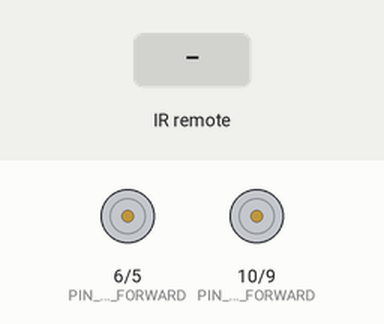
A sketch run on a simulated Arduino Uno, built with avr-gcc and run on an emulated ATmega328P. Parts: motor-driver pin pairs drawn as motors (green arrow = first pin HIGH = forward, orange = second pin HIGH = backward, longer = more drive). The inputs (shaded band) are chosen by the test bench.

Above: at 1.2 s.
1.3 s: infrared code 0x18 received
At 1.6 s:
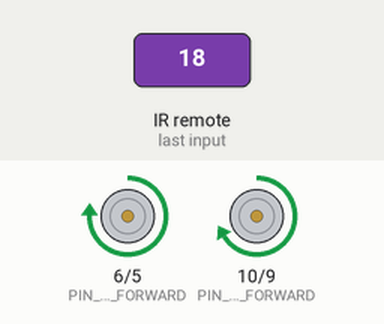
2.8 s: infrared code 0x52 received
At 4.0 s:
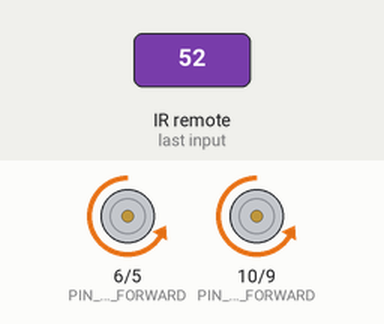
4.3 s: infrared code 0x5A received
At 5.1 s:
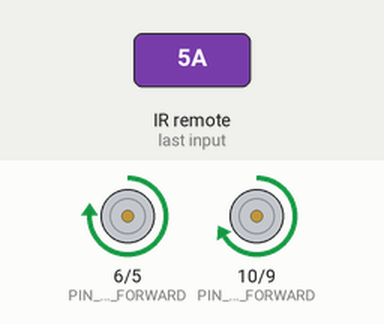
5.8 s: infrared code 0x08 received
At 6.3 s:
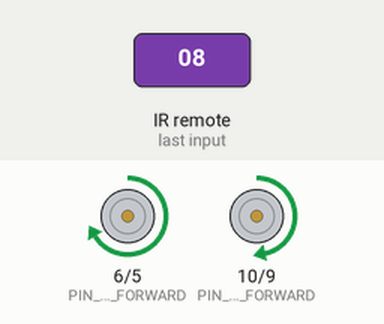
7.3 s: infrared code 0x45 received
At 8.5 s:
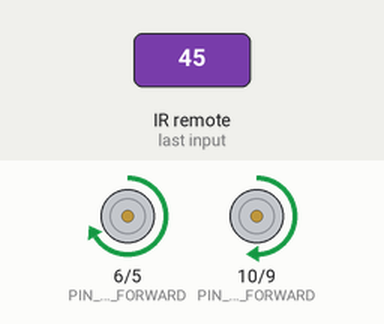
8.8 s: infrared code 0x1C received
At 9.7 s:
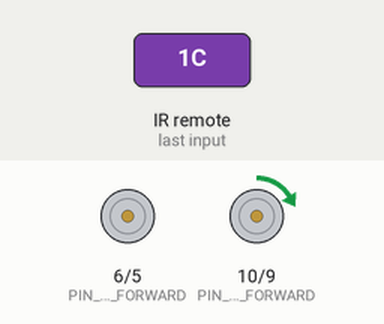
Timing chart, 0 to 11.3 s (numbered marks = the images above; inputs shaded):
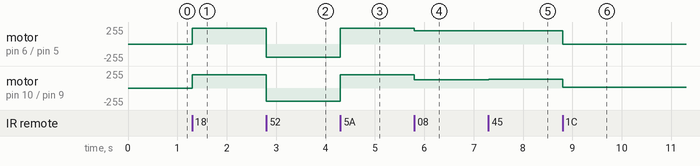

The sketch:

RcCar.ino
```cpp
#include <IRremote.h> //IR 리모컨 라이브러리.
#define PIN_IR_RECEIVE 2
#define PIN_MOTOR_LEFT_FORWARD 10
#define PIN_MOTOR_LEFT_BACKWARD 9
#define PIN_MOTOR_RIGHT_FORWARD 6
#define PIN_MOTOR_RIGHT_BACKWARD 5
int motorSpeedLeft = 0; // -255~255
int motorSpeedRight = 0; // -255~255
int calibrationLeft = 0;
int calibrationRight = 0;
void setup() {
  IrReceiver.begin(PIN_IR_RECEIVE, ENABLE_LED_FEEDBACK);
  pinMode(PIN_MOTOR_LEFT_FORWARD, OUTPUT);
  pinMode(PIN_MOTOR_LEFT_BACKWARD, OUTPUT);
  pinMode(PIN_MOTOR_RIGHT_FORWARD, OUTPUT);
  pinMode(PIN_MOTOR_RIGHT_BACKWARD, OUTPUT);
  analogWrite(PIN_MOTOR_LEFT_FORWARD, 0);
  analogWrite(PIN_MOTOR_LEFT_BACKWARD, 0);
  analogWrite(PIN_MOTOR_RIGHT_FORWARD, 0);
  analogWrite(PIN_MOTOR_RIGHT_BACKWARD, 0);
}
void loop() {
  if (IrReceiver.decode() == true) { // 리모컨으로부터 받은 신호가 있으면
    if (IrReceiver.decodedIRData.protocol == NEC) {
      if (IrReceiver.decodedIRData.command == 0x18) { // up
        motorSpeedLeft = 200;
        motorSpeedRight = 235;
      }
      else if (IrReceiver.decodedIRData.command == 0x52) { // down
        motorSpeedLeft = -200;
        motorSpeedRight = -200;
      }
      else if (IrReceiver.decodedIRData.command == 0x5A) { // right
        motorSpeedLeft = 200;
        motorSpeedRight = 150;
      }
      else if (IrReceiver.decodedIRData.command == 0x08) { // left
        motorSpeedLeft = 125;
        motorSpeedRight = 200;
      }
      else if (IrReceiver.decodedIRData.command == 0x1C) { // ok
        motorSpeedLeft = 0;
        motorSpeedRight = 0;
      }
      else if (IrReceiver.decodedIRData.command == 0x19) { // 0
        calibrationLeft = 0;
        calibrationRight = 0;
      }
      else if (IrReceiver.decodedIRData.command == 0x45) { // 1
        calibrationLeft = 10;
      }
      else if (IrReceiver.decodedIRData.command == 0x46) { // 2
        calibrationLeft = 20;
      }
      else if (IrReceiver.decodedIRData.command == 0x47) { // 3
        calibrationLeft = 30;
      }
      else if (IrReceiver.decodedIRData.command == 0x44) { // 4
        calibrationRight = 10;
      }
      else if (IrReceiver.decodedIRData.command == 0x40) { // 5
        calibrationRight = 20;
      }
      else if (IrReceiver.decodedIRData.command == 0x43) { // 6
        calibrationRight = 30;
      }
    }
    IrReceiver.resume(); // 다음 신호 수신
  }
  if (motorSpeedLeft >= 0)
  {
    analogWrite(PIN_MOTOR_LEFT_FORWARD, (motorSpeedLeft +
                                         calibrationLeft));
    analogWrite(PIN_MOTOR_LEFT_BACKWARD, 0);
  }
  else
  {
    analogWrite(PIN_MOTOR_LEFT_FORWARD, 0);
    analogWrite(PIN_MOTOR_LEFT_BACKWARD, (motorSpeedLeft -
                                          calibrationLeft) * (-1));
  }
  if (motorSpeedRight >= 0)
  {
    analogWrite(PIN_MOTOR_RIGHT_FORWARD, (motorSpeedRight +
                                          calibrationRight));
    analogWrite(PIN_MOTOR_RIGHT_BACKWARD, 0);
  }
  else
  {
    analogWrite(PIN_MOTOR_RIGHT_FORWARD, 0);
    analogWrite(PIN_MOTOR_RIGHT_BACKWARD, (motorSpeedRight -
                                           calibrationRight) * (-1));
  }
}
```

Measured:
- after the input at 1.3 s, motor on pin 6 (PIN_MOTOR_RIGHT_FORWARD) / pin 5 (PIN_MOTOR_RIGHT_BACKWARD): stopped → forward 235/255 at once; motor on pin 10 (PIN_MOTOR_LEFT_FORWARD) / pin 9 (PIN_MOTOR_LEFT_BACKWARD): stopped → forward 200/255 at once
- after the input at 2.8 s, motor on pin 6 (PIN_MOTOR_RIGHT_FORWARD) / pin 5 (PIN_MOTOR_RIGHT_BACKWARD): forward 235/255 → backward 200/255 at once; motor on pin 10 (PIN_MOTOR_LEFT_FORWARD) / pin 9 (PIN_MOTOR_LEFT_BACKWARD): forward 200/255 → backward 200/255 at once
- after the input at 4.3 s, motor on pin 6 (PIN_MOTOR_RIGHT_FORWARD) / pin 5 (PIN_MOTOR_RIGHT_BACKWARD): backward 200/255 → forward 235/255 at once; motor on pin 10 (PIN_MOTOR_LEFT_FORWARD) / pin 9 (PIN_MOTOR_LEFT_BACKWARD): backward 200/255 → forward 200/255 at once
- after the input at 5.8 s, motor on pin 6 (PIN_MOTOR_RIGHT_FORWARD) / pin 5 (PIN_MOTOR_RIGHT_BACKWARD): forward 235/255 → forward 200/255 at once; motor on pin 10 (PIN_MOTOR_LEFT_FORWARD) / pin 9 (PIN_MOTOR_LEFT_BACKWARD): forward 200/255 → forward 125/255 at once
- after the input at 7.3 s, motor on pin 10 (PIN_MOTOR_LEFT_FORWARD) / pin 9 (PIN_MOTOR_LEFT_BACKWARD): forward 125/255 → forward 135/255 at once
- after the input at 8.8 s, motor on pin 6 (PIN_MOTOR_RIGHT_FORWARD) / pin 5 (PIN_MOTOR_RIGHT_BACKWARD): forward 200/255 → stopped at once; motor on pin 10 (PIN_MOTOR_LEFT_FORWARD) / pin 9 (PIN_MOTOR_LEFT_BACKWARD): forward 135/255 → forward 10/255 at once
